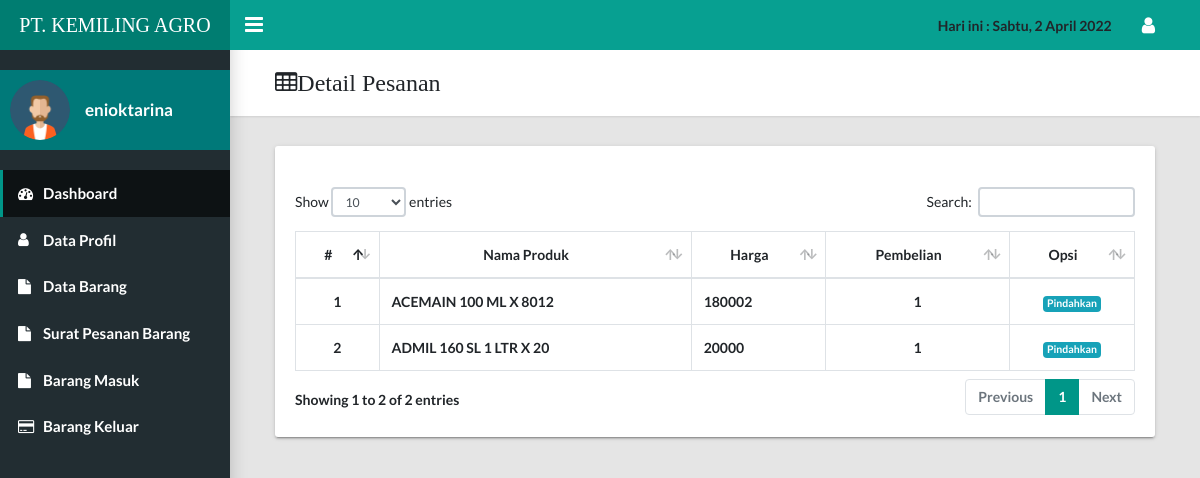
Page /gudang/pesanan/detail.php?id_transaksi=5 (signed in) on the earlier database version.
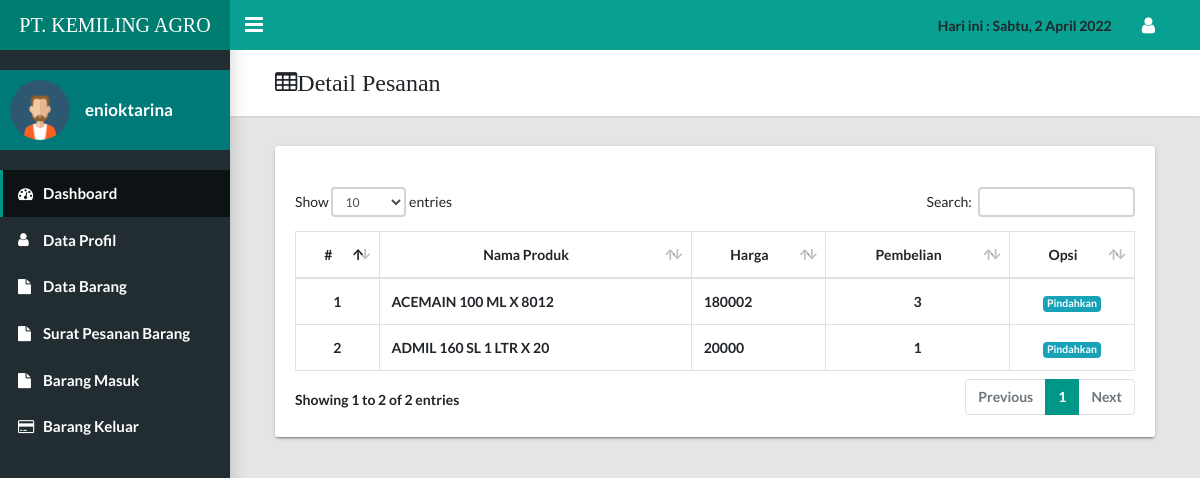
Same page on the later database version.
### tables this page shows
CREATE TABLE `detail_transaksi` (
  `id_detail` int(11) NOT NULL,
  `id_transaksi` int(11) NOT NULL,
  `kd_barang` varchar(50) NOT NULL,
  `pembelian` int(11) NOT NULL
);

CREATE TABLE `data_barang` (
  `kd_barang` varchar(50) NOT NULL,
  `nama_barang` varchar(100) NOT NULL,
  `jenis` varchar(100) NOT NULL,
  `satuan` varchar(20) NOT NULL,
  `stok` int(11) NOT NULL,
  `harga_jual` int(11) NOT NULL
);

### gudang/pesanan/detail.php (the view, shortened to what this page needs)
<?php
include "../../koneksi.php";
    ?>
<!DOCTYPE html>
<html lang="en">
  <head>
    <link rel="stylesheet" type="text/css" href="../../style/css/main.css">
    <link rel="stylesheet" type="text/css" href="https://maxcdn.bootstrapcdn.com/font-awesome/4.7.0/css/font-awesome.min.css">
  </head>
  <body class="app sidebar-mini">
    <header class="app-header"><a class="app-header__logo" href="index.html">PT. KEMILING AGRO</a>
      <a class="app-sidebar__toggle" href="#" data-toggle="sidebar" aria-label="Hide Sidebar"></a>
      <ul class="app-nav">
      <li class="app-search">
      <b>Hari ini :
                        <?php
                            function tanggal($format,$nilai="now"){
                                $en=array("Sun","Mon","Tue","Wed","Thu","Fri","Sat","Jan","Feb",
                                "Mar","Apr","May","Jun","Jul","Aug","Sep","Oct","Nov","Dec");
                                $id=array("Minggu","Senin","Selasa","Rabu","Kamis","Jumat","Sabtu",
                                "Jan","Feb","Maret","April","Mei","Juni","Juli","Agustus","September",
                                "Oktober","November","Desember");
                                return str_replace($en,$id,date($format,strtotime($nilai)));
                            }
                            echo tanggal("D, j M Y");
                        ?>
                    <li class="dropdown"><a class="app-nav__item" href="#" data-toggle="dropdown" aria-label="Open Profile Menu"><i class="fa fa-user fa-lg"></i></a>
        </li>
      </ul>
    </header>
        <aside class="app-sidebar">
          <div class="app-sidebar__user"><img class="app-sidebar__user-avatar" src="../admin.png" width="60px" alt="User Image">
            <div>
                <?php
                $username = $_SESSION['username'];
                $sql11= mysqli_query($koneksi,"SELECT * FROM user where username = '$username'") or die (mysqli_error($con));
                $data11 = mysqli_fetch_array($sql11);
                ?>
              <p class="app-sidebar__user-name"><?php echo $data11['nama']; ?></p>
            </div>
          </div>
                    <?php require_once '../navbar.php'; ?>
      <main class="app-content">
      <div class="app-title">
      <div class="col-md-12">
            <h1 class="fa fa-table">Detail Pesanan</h1>
    </div>
</div>
<div class="col-md-12">
              <div class="tile">
                <br>
                <div class="panel-body">
                <div class="tile-body">
              <div class="table-responsive">
                <table class="table table-hover table-bordered" id="sampleTable">
    <thead align="center">
      <tr>
        <th>#</th>
        <th>Nama Produk</th>
        <th>Harga</th>
        <th>Pembelian</th>
        <th>Opsi</th>
      </tr>
    </thead>
    <tbody>
    <?php
    $query = mysqli_query($koneksi, "SELECT * FROM `detail_transaksi` INNER JOIN data_barang ON detail_transaksi.kd_barang = data_barang.kd_barang WHERE id_transaksi = '$_GET[id_transaksi]'");
    $no = 1;
    while($detail = $query->fetch_assoc()) :
    ?>
      <tr>
        <td align="center"><?= $no++; ?></td>
        <td><?= $detail['nama_barang']; ?></td>
        <td><?= $detail['harga_jual']; ?></td>
        <td align="center"><?= $detail['pembelian']; ?></td>
        <td align="center" width="100px">
        <a href="edit.php?id_detail=<?= $detail['id_detail'] ?>" class="badge badge-info">Pindahkan</a>
        </td>
      </tr>
    <?php endwhile; ?>
    </tbody>
        </table>
  </body>
</html>

Differences in the rows shown:
changed detail_transaksi "ACEMAIN 100 ML X 8012": pembelian "1" → "3"
